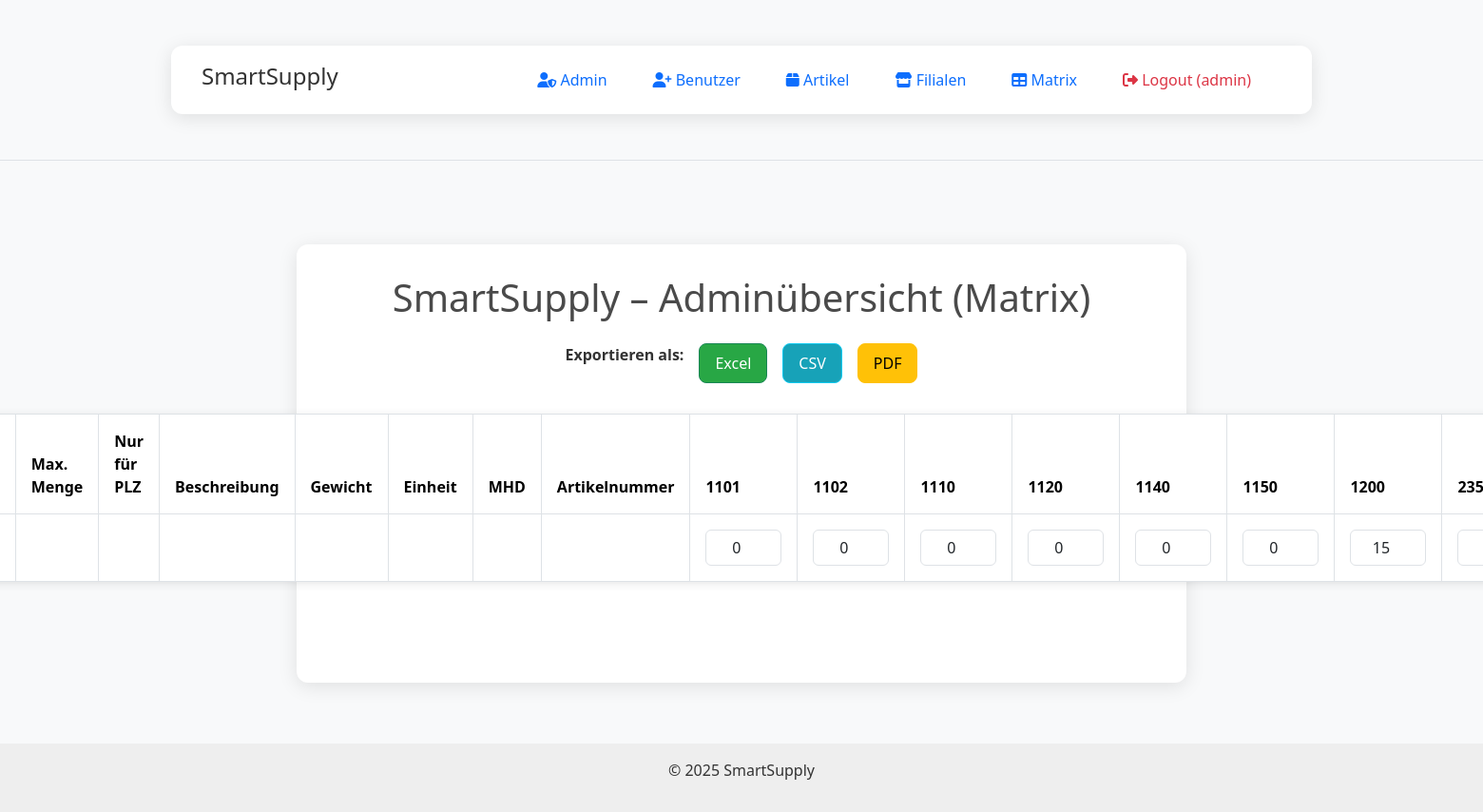
The page /admin_matrix (signed in) on the database as committed earlier.
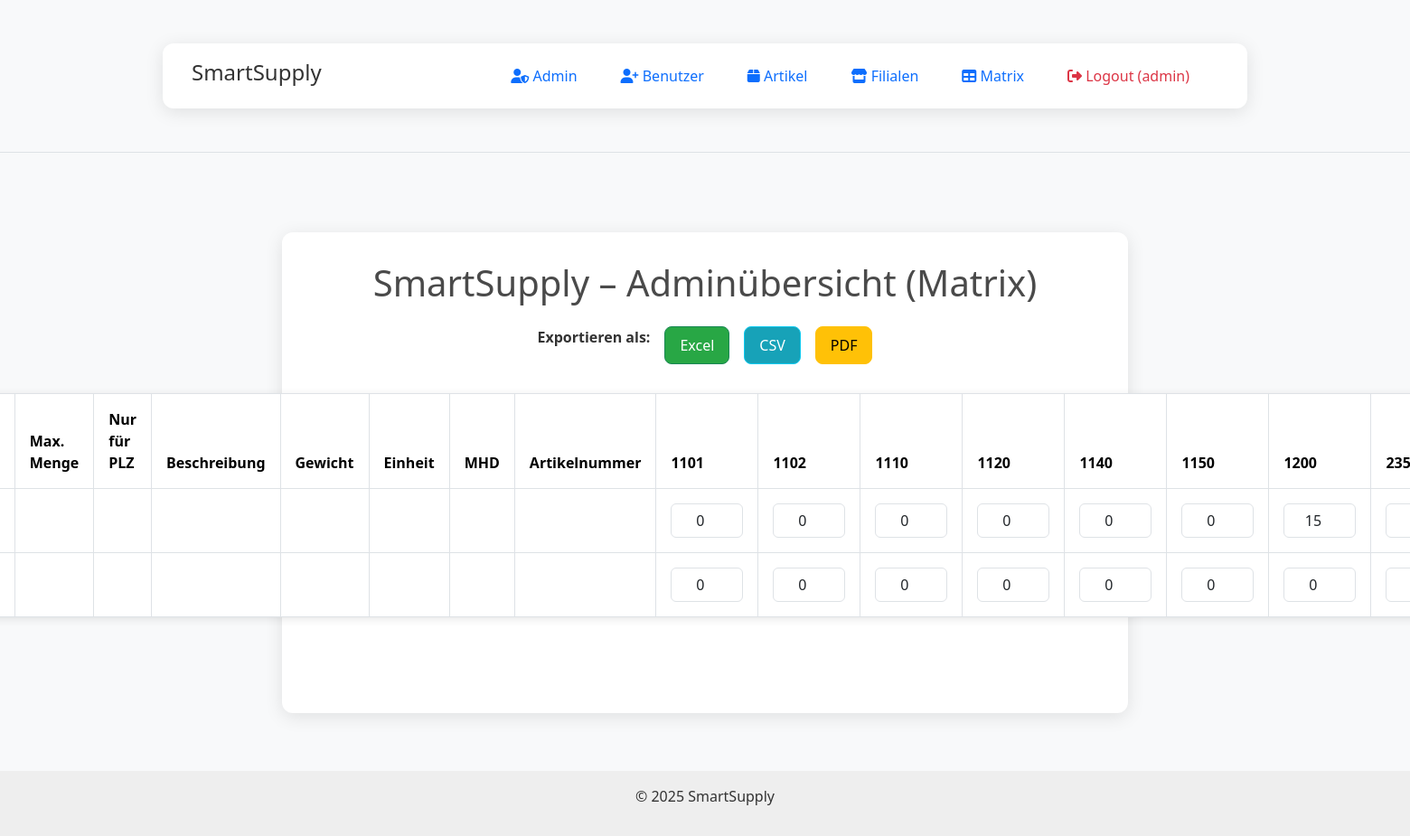
The same page on the database as committed later.
### app.py (models this page shows)
class Filiale(db.Model):
    __tablename__ = 'filialen'
    id = db.Column(db.Integer, primary_key=True)
    plz = db.Column(db.String, unique=True)
    name = db.Column(db.String)

### tables this page shows
CREATE TABLE artikel (
  id INTEGER PRIMARY KEY AUTOINCREMENT,
  name TEXT,
  lieferant TEXT,
  tag TEXT,
  maxmenge INTEGER,
  plz TEXT
);

### blueprints/admin.py (the view)
@admin.route('/admin_matrix')
def admin_matrix():
    if not session.get('admin'):
        return redirect('/')
    conn = get_db()
    cur = conn.cursor()
    cur.execute("SELECT * FROM filialen ORDER BY plz")
    filialen = cur.fetchall()
    cur.execute("SELECT * FROM artikel ORDER BY lieferant, tag, name")
    artikel_raw = cur.fetchall()
    cur.execute("SELECT artikel_id, plz, SUM(menge) as summe FROM bestellungen GROUP BY artikel_id, plz")
    bestellungen_raw = cur.fetchall()
    matrix = {}
    for row in bestellungen_raw:
        aid = row['artikel_id']
        if aid not in matrix:
            matrix[aid] = {}
        matrix[aid][row['plz']] = row['summe']
    artikel_liste = []
    for art in artikel_raw:
        artikel_liste.append({
            "id": art["id"],
            "name": art["name"],
            "lieferant": art["lieferant"],
            "tag": art["tag"],
            "bestellungen": matrix.get(art["id"], {})
        })
    return render_template("admin_matrix.html", artikel_liste=artikel_liste, filialen=filialen, current_date=datetime.today().strftime('%d.%m.%Y'))

### app.py (called while the page is built)
@app.after_request
def add_no_cache_headers(response):
    response.headers["Cache-Control"] = "no-store, no-cache, must-revalidate, max-age=0"
    response.headers["Pragma"] = "no-cache"
    response.headers["Expires"] = "0"
    return response

### db.py (called while the page is built)
def get_db():
    conn = sqlite3.connect('frood.db')
    conn.row_factory = sqlite3.Row
    return conn

### templates/admin_matrix.html (shortened to what this page needs)
{% extends "layout.html" %}
{% block content %}
<div class="container">
    <h1>SmartSupply – Adminübersicht (Matrix)</h1>
    <div class="mb-3">
        <strong>Exportieren als:</strong>
        <a href="/admin_matrix_export/xlsx" class="btn btn-sm btn-success">Excel</a>
        <a href="/admin_matrix_export/csv" class="btn btn-sm btn-info">CSV</a>
        <a href="/admin_matrix_export/pdf" class="btn btn-sm btn-warning">PDF</a>
    </div>
    <form method="post">
        <table class="table table-bordered table-hover table-sm">
            <thead class="thead-dark">
                <tr>
                    <th>Tag</th>
                    <th>Max. Menge</th>
                    <th>Nur für PLZ</th>
                    <th>Beschreibung</th>
                    <th>Gewicht</th>
                    <th>Einheit</th>
                    <th>MHD</th>
                    <th>Artikelnummer</th>
                    {% for filiale in filialen %}
                        <th>{{ filiale.plz }}</th>
                    {% endfor %}
                </tr>
            </thead>
            <tbody>
                {% for artikel in artikel_liste %}
                <tr>
                    <td>{{ artikel.tag }}</td>
                    <td>{{ artikel.maxmenge }}</td>
                    <td>{{ artikel.plz }}</td>
                    <td>{{ artikel.beschreibung }}</td>
                    <td>{{ artikel.gewicht }}</td>
                    <td>{{ artikel.einheit }}</td>
                    <td>{{ artikel.mhd }}</td>
                    <td>{{ artikel.artikelnummer }}</td>
                    {% for filiale in filialen %}
                        <td>
                            <input type="number"
                                   name="menge_{{ artikel.id }}_{{ filiale.plz }}"
                                   class="form-control input-menge"
                                   min="0"
                                   max="{{ artikel.maxmenge }}"
                                   value="{{ artikel.bestellungen.get(filiale.plz, 0) }}">
                        </td>
                    {% endfor %}
                </tr>
                {% endfor %}
            </tbody>
        </table>
    </form>
</div>
{% endblock %}

### templates/layout.html (shortened to what this page needs)
<!DOCTYPE html>
<html lang="de">
<head>
<link href="https://cdn.jsdelivr.net/npm/bootstrap@5.3.2/dist/css/bootstrap.min.css" rel="stylesheet">
<link href="https://cdnjs.cloudflare.com/ajax/libs/font-awesome/6.5.0/css/all.min.css" rel="stylesheet">
</head>
<body>
<header class="bg-light border-bottom mb-4">
    <div class="container d-flex flex-column flex-md-row align-items-center py-3">
        <h1 class="h4 me-auto">SmartSupply</h1>
        {% if session['username'] %}
        <nav class="nav">
            {% if session.get('admin') %}
                <a class="nav-link" href="/admin"><i class="fas fa-user-shield"></i> Admin</a>
                <a class="nav-link" href="/register"><i class="fas fa-user-plus"></i> Benutzer</a>
                <a class="nav-link" href="/artikelverwaltung"><i class="fas fa-box"></i> Artikel</a>
                <a class="nav-link" href="/filialverwaltung"><i class="fas fa-store"></i> Filialen</a>
                <a class="nav-link" href="/admin_matrix"><i class="fas fa-table"></i> Matrix</a>
            {% elif session.get('filiale') %}
                <a class="nav-link" href="/bestellen"><i class="fas fa-shopping-cart"></i> Bestellen</a>
            {% endif %}
            <a class="nav-link text-danger" href="/logout">
                <i class="fas fa-sign-out-alt"></i> Logout ({{ session['username'] }})
            </a>
        </nav>
        {% endif %}
    </div>
</header>
<div class="content">
    {% block content %}{% endblock %}
</div>
<footer>
    <p>&copy; 2025 SmartSupply</p>
</footer>
</body>
</html>

### templates/layout.html (style rules this page uses)
body { font-family: 'Segoe UI', Tahoma, sans-serif; margin: 0; background-color: #f5f5f5; }
header, footer { background-color: #eee; padding: 1rem; text-align: center; }
nav a { margin-right: 1rem; text-decoration: none; color: #333; }
.content { padding: 2rem; max-width: 1000px; margin: auto; }

### templates/admin_matrix.html (style rules this page uses)
body { background-color: #f8f9fa; font-family: 'Segoe UI', Tahoma, Geneva, Verdana, sans-serif; color: #333; margin: 0; padding: 0; }
.container { max-width: 1200px; margin: 2rem auto; padding: 2rem; background: white; border-radius: 12px; box-shadow: 0 4px 20px rgba(0, 0, 0, 0.1); display: flex; flex-direction: column; align-items: center; }
h1 { font-size: 2.5rem; margin-bottom: 1.5rem; color: #4a4a4a; text-align: center; }
.mb-3 { margin-bottom: 1.5rem; display: flex; justify-content: center; gap: 1rem; }
.btn { border-radius: 8px; padding: 0.5rem 1rem; font-size: 1rem; transition: background-color 0.3s, transform 0.2s; text-align: center; }
.btn-success { background-color: #28a745; color: white; }
.btn-info { background-color: #17a2b8; color: white; }
.btn-warning { background-color: #ffc107; color: black; }
.table { margin-top: 1rem; border-radius: 8px; overflow: hidden; width: 100%; max-width: 100%; box-shadow: 0 2px 10px rgba(0, 0, 0, 0.1); }
.table thead { background-color: #343a40; color: white; }
.table th, .table td { padding: 1rem; text-align: left; }
.input-menge { width: 80px; text-align: center; }

Rows that differ between the two databases and show on the page:
added artikel: Filiale (bestellungen.get "0"), Filiale (bestellungen.get "0"), Filiale (bestellungen.get "0"), Filiale (bestellungen.get "0"), Filiale (bestellungen.get "0"), Filiale (bestellungen.get "0"), Filiale (bestellungen.get "0"), Filiale (bestellungen.get "0")
